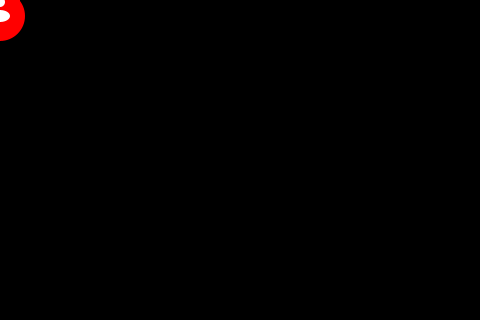
Frame 1 (no input)
Frame 60 (the mouse pressed at the canvas centre just before this capture): identical to frame 1, image omitted
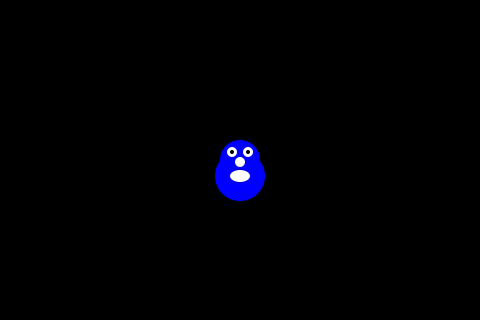
Frame 120 (the mouse held since frame 60 and released just before this capture)

The Processing sketch that drew these frames (run headless with seeded random() and noise(); from frame 60 on, the mouse is pressed at the canvas centre):

// Processing sketch: processing_4944
// ── processing_4944.pde

int xpos = 30;
int ypos = 40;

color monsterColor = color(255, 0, 0);

void setup(){
  size(480, 320);
  noStroke();
  smooth();
}

void draw(){
  background(0, 0, 0);
  xpos = mouseX;
  ypos = mouseY;

if((xpos > 200) && (xpos < 320)){
  monsterColor = color(0, 0, 255);
}
else{
  monsterColor = color(255, 0, 0);
}
  
  fill(monsterColor);
  ellipse(xpos, ypos, 40, 40);
  ellipse(xpos, ypos+16, 50, 50);
  fill(255, 255, 255);
  ellipse(xpos-8, ypos-8, 10, 10);
  ellipse(xpos+8, ypos-8, 10, 10);
  fill(0, 0, 0);
  ellipse(xpos-8, ypos-8, 4, 4);
  ellipse(xpos+8, ypos-8, 4, 4);
  fill(255, 255, 255);
  ellipse(xpos, ypos+2, 10, 10);
  ellipse(xpos, ypos+16, 20, 12);  
}
